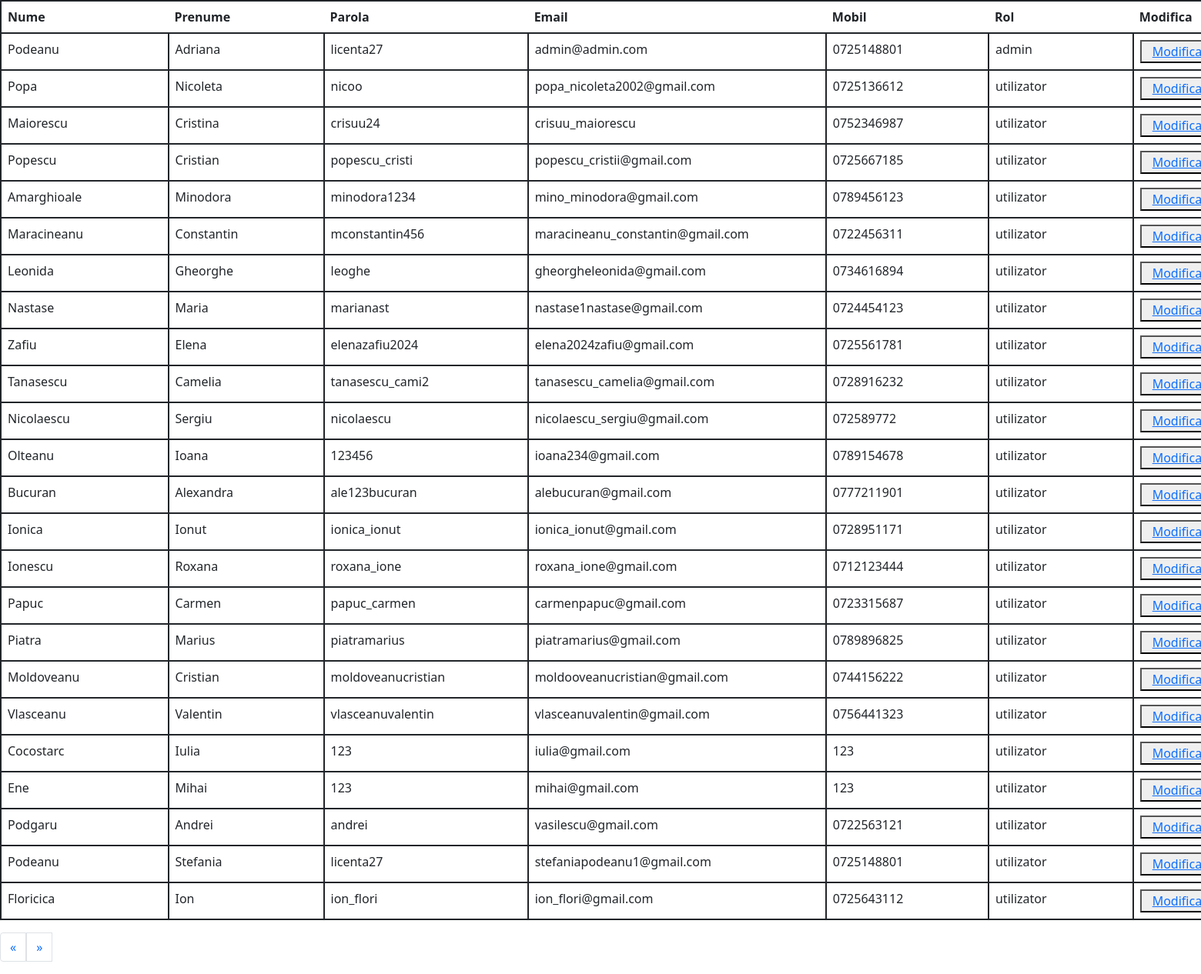
/utilizatori.php, run on the app's committed database.
### tables this page shows
CREATE TABLE IF NOT EXISTS `utilizatori` (
  `id_cont` int NOT NULL AUTO_INCREMENT,
  `nume_utilizator` varchar(50) NOT NULL,
  `prenume_utilizator` varchar(50) NOT NULL,
  `username` varchar(50) NOT NULL,
  `varsta` int NOT NULL,
  `parola` varchar(50) NOT NULL,
  `email` varchar(50) NOT NULL,
  `mobil` varchar(13) NOT NULL,
  `rol` varchar(50) NOT NULL DEFAULT 'utilizator',
  PRIMARY KEY (`id_cont`)
);

### utilizatori.php (the view, shortened to what this page needs)
<!DOCTYPE html>
<html lang="en">
<head>
    <link href="https://cdn.jsdelivr.net/npm/bootstrap@5.0.2/dist/css/bootstrap.min.css" rel="stylesheet">
</head>
<body>
        <table class="table"  style="width:50cm; border-style:1px solid; border-radius:5%;">
                <thead>
                <tr class="table"  style="width:50cm;">
                    <th scope="col">Nume</th>
                    <th scope="col">Prenume</th>
                    <th scope="col">Parola</th>
                    <th scope="col">Email</th>
                    <th scope="col">Mobil</th>
                    <th scope="col">Rol</th>
                    <th scope="col">Modifica</th>
                    </tr>
                </thead>
                <tbody id="inregistrari">
                    <?php
                    $select="SELECT * FROM utilizatori";
                    $rezultat=mysqli_query($conn, $select);
                    if($rezultat)
                    {
                       while( $row = mysqli_fetch_assoc($rezultat)){
                        $id=$row['id_cont'];
                        $nume=$row['nume_utilizator'];
                        $prenume=$row['prenume_utilizator'];
                        $parola=$row['parola'];
                        $email=$row['email'];
                        $mobil=$row['mobil'];
                        $rol=$row['rol'];
                        echo' <tr class="table" style="width:40cm;">
                        <td class="table">'.$nume.'</td>
                        <td class="table">'.$prenume.'</td>
                        <td class="table">'.$parola.'</td>
                        <td class="table">'.$email.'</td>
                        <td class="table">'.$mobil.'</td>
                        <td class="table">'.$rol.'</td>
                        <td class="table"><button><a href="utilizatori_update.php?modificaid='.$id.'" >Modifica </a></button></td>
                        <td class="table"><button><a href="includes/sterge_utilizatori.php?stergeid='.$id.'">Sterge </a></button></td>
                        </tr>';
                       }
                    }
                    ?>
                </tbody>
            </table>
            <nav aria-label="Page navigation example">
                       <ul class="pagination" id="pagination">
                           <li class="page-item">
                           <a class="page-link" href="#" aria-label="Previous">
                               <span aria-hidden="true">&laquo;</span>
                           </a>
                           </li>
                           <a class="page-link" href="#" aria-label="Next">
                               <span aria-hidden="true">&raquo;</span>
                           </a>
                       </ul>
                       </nav>
</body>
</html>

### utilizatori.php (style rules this page uses)
.table { width: 50cm; border: 2px solid; border-radius: 5%; }

### data on the page
utilizatori: nume_utilizator "Podeanu", prenume_utilizator "Adriana", parola "licenta27", email "admin@admin.com", mobil "0725148801", rol "admin"
utilizatori: nume_utilizator "Popa", prenume_utilizator "Nicoleta", parola "nicoo", email "popa_nicoleta2002@gmail.com", mobil "0725136612", rol "utilizator"
utilizatori: nume_utilizator "Maiorescu", prenume_utilizator "Cristina", parola "crisuu24", email "crisuu_maiorescu", mobil "0752346987", rol "utilizator"
utilizatori: nume_utilizator "Popescu", prenume_utilizator "Cristian", parola "popescu_cristi", email "popescu_cristii@gmail.com", mobil "0725667185", rol "utilizator"
utilizatori: nume_utilizator "Amarghioale", prenume_utilizator "Minodora", parola "minodora1234", email "mino_minodora@gmail.com", mobil "0789456123", rol "utilizator"
utilizatori: nume_utilizator "Maracineanu", prenume_utilizator "Constantin", parola "mconstantin456", email "maracineanu_constantin@gmail.com", mobil "0722456311", rol "utilizator"
utilizatori: nume_utilizator "Leonida", prenume_utilizator "Gheorghe", parola "leoghe", email "gheorgheleonida@gmail.com", mobil "0734616894", rol "utilizator"
utilizatori: nume_utilizator "Nastase", prenume_utilizator "Maria", parola "marianast", email "nastase1nastase@gmail.com", mobil "0724454123", rol "utilizator"
utilizatori: nume_utilizator "Zafiu", prenume_utilizator "Elena", parola "elenazafiu2024", email "elena2024zafiu@gmail.com", mobil "0725561781", rol "utilizator"
utilizatori: nume_utilizator "Tanasescu", prenume_utilizator "Camelia", parola "tanasescu_cami2", email "tanasescu_camelia@gmail.com", mobil "0728916232", rol "utilizator"
utilizatori: nume_utilizator "Nicolaescu", prenume_utilizator "Sergiu", parola "nicolaescu", email "nicolaescu_sergiu@gmail.com", mobil "072589772", rol "utilizator"
utilizatori: nume_utilizator "Olteanu", prenume_utilizator "Ioana", parola "123456", email "ioana234@gmail.com", mobil "0789154678", rol "utilizator"
utilizatori: nume_utilizator "Bucuran", prenume_utilizator "Alexandra", parola "ale123bucuran", email "alebucuran@gmail.com", mobil "0777211901", rol "utilizator"
utilizatori: nume_utilizator "Ionica", prenume_utilizator "Ionut", parola "ionica_ionut", email "ionica_ionut@gmail.com", mobil "0728951171", rol "utilizator"
utilizatori: nume_utilizator "Ionescu", prenume_utilizator "Roxana", parola "roxana_ione", email "roxana_ione@gmail.com", mobil "0712123444", rol "utilizator"
utilizatori: nume_utilizator "Papuc", prenume_utilizator "Carmen", parola "papuc_carmen", email "carmenpapuc@gmail.com", mobil "0723315687", rol "utilizator"
utilizatori: nume_utilizator "Piatra", prenume_utilizator "Marius", parola "piatramarius", email "piatramarius@gmail.com", mobil "0789896825", rol "utilizator"
utilizatori: nume_utilizator "Moldoveanu", prenume_utilizator "Cristian", parola "moldoveanucristian", email "moldooveanucristian@gmail.com", mobil "0744156222", rol "utilizator"
utilizatori: nume_utilizator "Vlasceanu", prenume_utilizator "Valentin", parola "vlasceanuvalentin", email "vlasceanuvalentin@gmail.com", mobil "0756441323", rol "utilizator"
utilizatori: nume_utilizator "Cocostarc", prenume_utilizator "Iulia", parola "123", email "iulia@gmail.com", mobil "123", rol "utilizator"
utilizatori: nume_utilizator "Ene", prenume_utilizator "Mihai", parola "123", email "mihai@gmail.com", mobil "123", rol "utilizator"
utilizatori: nume_utilizator "Podgaru", prenume_utilizator "Andrei", parola "andrei", email "vasilescu@gmail.com", mobil "0722563121", rol "utilizator"
utilizatori: nume_utilizator "Podeanu", prenume_utilizator "Stefania", parola "licenta27", email "stefaniapodeanu1@gmail.com", mobil "0725148801", rol "utilizator"
utilizatori: nume_utilizator "Floricica", prenume_utilizator "Ion", parola "ion_flori", email "ion_flori@gmail.com", mobil "0725643112", rol "utilizator"
